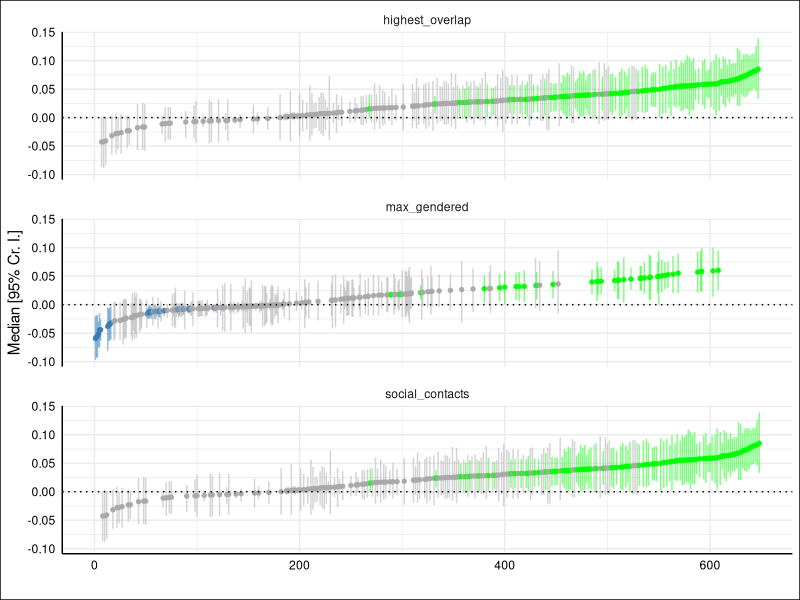

This chart was generated by the following R code:
library(here)
library(dplyr)
library(ggplot2)

library(cowplot)
# library("dplyr")
# library("ggplot2")
# library("here")
library(stringr)
library(tidyr)

results <- read.csv(here("results", "aggregated", "czymara", "1.csv"))

plot_a <- results |>
    arrange(Estimate) |>
    mutate(specifications = 1:nrow(results),
           color = case_when(Q2.5 > 0 ~ "green",
                             Q97.5 < 0 ~ "#377eb8",
                             is.na(Estimate) ~ "#e41a1c",
                             TRUE ~ "darkgrey")) |>
    ggplot(aes(x = specifications,
               y = Estimate,
               ymin = Q2.5,
               ymax = Q97.5,
               color = color)) +
    geom_point(aes(color = color),
               size = 1) +
    theme_minimal() +
    scale_color_identity() +
    theme(# strip.text = element_blank(),
          plot.background = element_rect("white"),
          axis.line = element_line("black", linewidth = .5),
          legend.position = "none",
          panel.spacing = unit(0.75, "lines"),
          axis.text = element_text(colour = "black")) +
    labs(x = "",
         y = "Median [95% Cr. I.]") +
    geom_pointrange(alpha = 0.5,
                    size = 0.6,
                    fatten = 1) +
    geom_hline(yintercept = 0,
               colour = "#000000",
               linetype = "dotted") +
    facet_wrap(~anchor_variant, nrow = 3)

ggsave(here("plots/czymara_anchor_variants.png"), plot=plot_a, width = 2000, height = 3000, units = "px")

value <- key <- NULL
choices = c("Tok. Norm.", "Stopword Rem.", "Trim.", "Alt. Model",
            "k", "Iter.")

# Todo: Panel B of the entire plot still displays k and iteration settings as
# 1, 2, 3. I suppose that this should actually display the actual values used.
plot_b <- results |>
    arrange(Estimate) |>
    mutate(specifications = 1:nrow(results),
           color = case_when(Q2.5 > 0 ~ "green",
                             Q97.5 < 0 ~ "#377eb8",
                             is.na(Estimate) ~ "#e41a1c",
                             TRUE ~ "darkgrey")) |>
    mutate(
        token_normalization = case_when(
            str_equal(token_normalization, "none") ~ "None",
            str_equal(token_normalization, "lemmatization") ~ "Lemma",
            str_equal(token_normalization, "stemming") ~ "Stem"
        ),
        stopword_removal = case_when(
            stopword_removal ~ "Yes",
            !stopword_removal ~ "No"
        ),
        trimming = case_when(
            trimming ~ "Yes",
            !trimming ~ "No"
        ),
        alternative_model = case_when(
            alternative_model ~ "Yes",
            !alternative_model ~ "No"
        )
    ) |>
    rename("Tok. Norm." = token_normalization,
           "Stopword Rem." = stopword_removal,
           "Trim." = trimming,
           "Alt. Model" = alternative_model,
           "k" = k_setting,
           "Iter." = iteration_setting) |>
    gather(key, value, all_of(choices)) |>
    mutate(key = factor(key, levels = choices)) |>
    ggplot(aes(x = specifications,
               y = value,
               color = color)) +
    geom_point(aes(x = specifications,
                   y = value),
               shape = 124,
               size = 3.35) +
    scale_color_identity() +
    theme_minimal() +
    facet_grid(key~1, scales = "free_y", space = "free_y") +
    theme(
        axis.line = element_line("black", linewidth = 0.5),
        legend.position = "none",
        panel.spacing = unit(0.75, "lines"),
        axis.text = element_text(colour = "black"),
        strip.text.x = element_blank(),
        strip.text.y = element_text(angle = 0)) +
    labs(x = "", y = "")

plot <- plot_grid(plot_a,
                  plot_b,
                  labels = c("A", "B"),
                  align = "v",
                  axis = "rbl",
                  rel_heights = c(2, 3),
                  ncol = 1)
